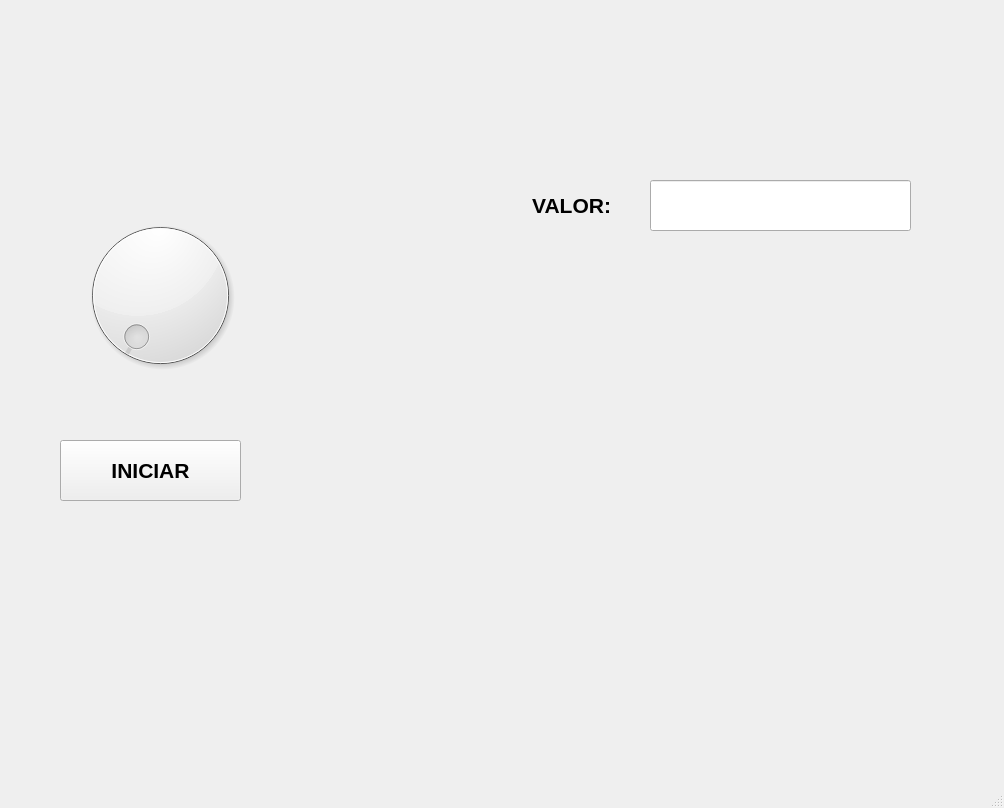
<?xml version="1.0" encoding="UTF-8"?>
<ui version="4.0">
 <class>MainWindow</class>
 <widget class="QMainWindow" name="MainWindow">
  <property name="geometry">
   <rect>
    <x>0</x>
    <y>0</y>
    <width>1004</width>
    <height>808</height>
   </rect>
  </property>
  <property name="windowTitle">
   <string>MainWindow</string>
  </property>
  <widget class="QWidget" name="centralwidget">
   <widget class="QLabel" name="label">
    <property name="geometry">
     <rect>
      <x>90</x>
      <y>10</y>
      <width>791</width>
      <height>171</height>
     </rect>
    </property>
    <property name="text">
     <string/>
    </property>
    <property name="pixmap">
     <pixmap resource="recursos_proyecto.qrc">:/UAT_FIANS/UAT</pixmap>
    </property>
    <property name="scaledContents">
     <bool>true</bool>
    </property>
   </widget>
   <widget class="QLabel" name="label_3">
    <property name="geometry">
     <rect>
      <x>810</x>
      <y>590</y>
      <width>181</width>
      <height>141</height>
     </rect>
    </property>
    <property name="text">
     <string/>
    </property>
    <property name="pixmap">
     <pixmap resource="recursos_proyecto.qrc">:/LOGO/AmongB</pixmap>
    </property>
    <property name="scaledContents">
     <bool>true</bool>
    </property>
   </widget>
   <widget class="QDial" name="dial">
    <property name="geometry">
     <rect>
      <x>60</x>
      <y>210</y>
      <width>201</width>
      <height>171</height>
     </rect>
    </property>
    <property name="orientation">
     <enum>Qt::Horizontal</enum>
    </property>
   </widget>
   <widget class="QLabel" name="label_2">
    <property name="geometry">
     <rect>
      <x>460</x>
      <y>180</y>
      <width>151</width>
      <height>51</height>
     </rect>
    </property>
    <property name="font">
     <font>
      <pointsize>16</pointsize>
      <weight>75</weight>
      <bold>true</bold>
     </font>
    </property>
    <property name="text">
     <string>VALOR:</string>
    </property>
    <property name="alignment">
     <set>Qt::AlignRight|Qt::AlignTrailing|Qt::AlignVCenter</set>
    </property>
   </widget>
   <widget class="QLineEdit" name="txt_valor">
    <property name="geometry">
     <rect>
      <x>650</x>
      <y>180</y>
      <width>261</width>
      <height>51</height>
     </rect>
    </property>
    <property name="font">
     <font>
      <pointsize>16</pointsize>
      <weight>75</weight>
      <bold>true</bold>
     </font>
    </property>
    <property name="alignment">
     <set>Qt::AlignCenter</set>
    </property>
   </widget>
   <widget class="QLabel" name="txt_img">
    <property name="geometry">
     <rect>
      <x>340</x>
      <y>280</y>
      <width>441</width>
      <height>391</height>
     </rect>
    </property>
    <property name="text">
     <string/>
    </property>
    <property name="pixmap">
     <pixmap resource="recursos_proyecto.qrc">:/LOGO/AmongB</pixmap>
    </property>
    <property name="scaledContents">
     <bool>true</bool>
    </property>
   </widget>
   <widget class="QPushButton" name="btn_iniciar">
    <property name="geometry">
     <rect>
      <x>60</x>
      <y>440</y>
      <width>181</width>
      <height>61</height>
     </rect>
    </property>
    <property name="font">
     <font>
      <pointsize>16</pointsize>
      <weight>75</weight>
      <bold>true</bold>
     </font>
    </property>
    <property name="text">
     <string>INICIAR</string>
    </property>
   </widget>
  </widget>
  <widget class="QMenuBar" name="menubar">
   <property name="geometry">
    <rect>
     <x>0</x>
     <y>0</y>
     <width>1004</width>
     <height>26</height>
    </rect>
   </property>
  </widget>
  <widget class="QStatusBar" name="statusbar"/>
 </widget>
 <resources>
  <include location="recursos_proyecto.qrc"/>
 </resources>
 <connections/>
</ui>
